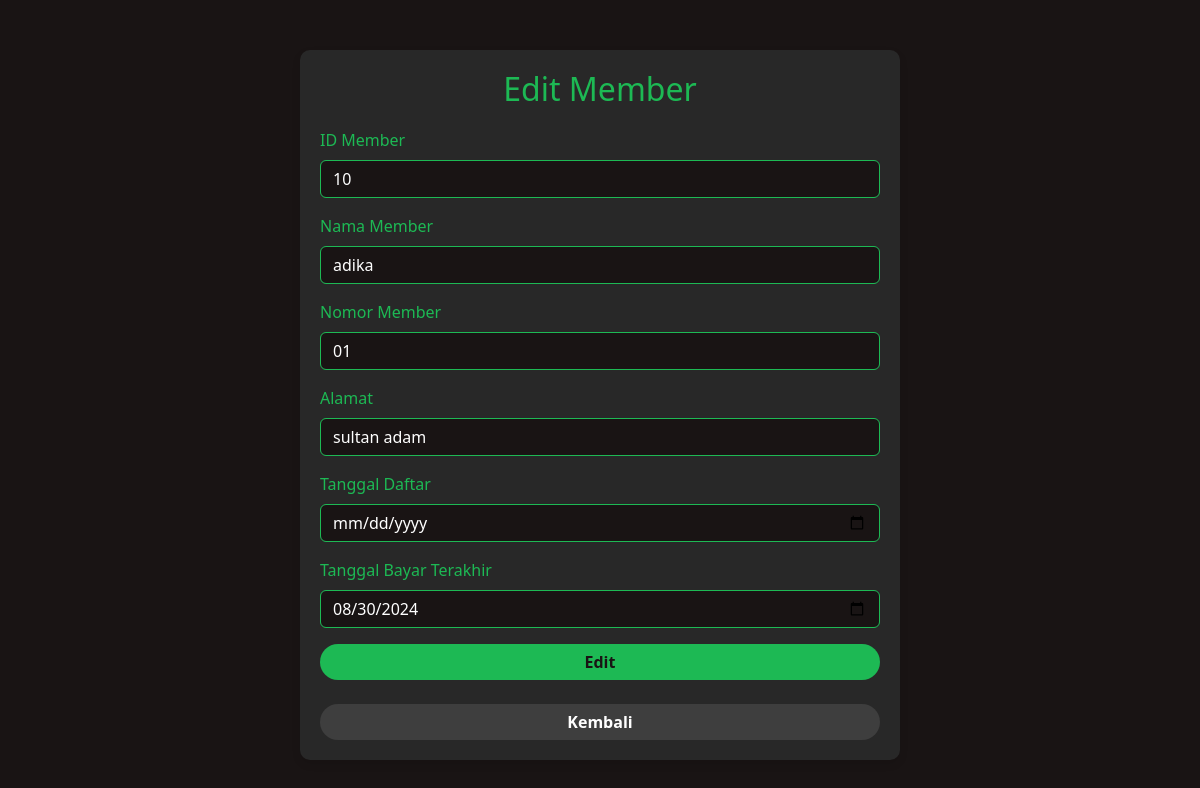
The page /formMember.php?id_member=10 on the database its author committed.
### tables this page shows
CREATE TABLE `member` (
  `id_member` int(11) NOT NULL,
  `nama_member` varchar(250) NOT NULL,
  `nomor_member` varchar(15) NOT NULL,
  `alamat` text NOT NULL,
  `tgl_mendaftar` datetime NOT NULL,
  `tgl_terakhir_bayar` date NOT NULL
);

### formMember.php (the view, shortened to what this page needs)
<?php
    require('model.php');
?>
<!DOCTYPE html>
<html lang="en">
<head>
    <link href="https://cdn.jsdelivr.net/npm/bootstrap@5.3.0/dist/css/bootstrap.min.css" rel="stylesheet">
</head>
<body>
    <div class="container">
        <h2><?php echo (isset($_GET['id_member'])) ? "Edit Member" : "Form Member"; ?></h2>
        <form method="post">
            <?php
                if(isset($_GET['id_member'])) {
                    $sql = "SELECT * FROM member WHERE id_member = " . $_GET['id_member'];
                    $result = mysqli_query($kon, $sql);
                    foreach($result as $res) :
            ?>
                <div class="mb-3">
                    <label for="id_member" class="form-label">ID Member</label>
                    <input type="text" class="form-control" id="id_member" name="id_member" value="<?php echo $res["id_member"]; ?>" required>
                </div>
                <div class="mb-3">
                    <label for="nama" class="form-label">Nama Member</label>
                    <input type="text" class="form-control" id="nama" name="nama" value="<?php echo $res["nama_member"]; ?>" required>
                </div>
                <div class="mb-3">
                    <label for="nomor" class="form-label">Nomor Member</label>
                    <input type="text" class="form-control" id="nomor" name="nomor" value="<?php echo $res["nomor_member"]; ?>" required>
                </div>
                <div class="mb-3">
                    <label for="alamat" class="form-label">Alamat</label>
                    <input type="text" class="form-control" id="alamat" name="alamat" value="<?php echo $res["alamat"]; ?>" required>
                </div>
                <div class="mb-3">
                    <label for="daftar" class="form-label">Tanggal Daftar</label>
                    <input type="date" class="form-control" id="daftar" name="daftar" value="<?php echo $res["tgl_mendaftar"]; ?>" required>
                </div>
                <div class="mb-3">
                    <label for="bayar" class="form-label">Tanggal Bayar Terakhir</label>
                    <input type="date" class="form-control" id="bayar" name="bayar" value="<?php echo $res["tgl_terakhir_bayar"]; ?>" required>
                </div>
                <button type="submit" class="btn btn-primary w-100" name="update">Edit</button>
            <?php
                endforeach;
            } ?>
        </form>
        <br>
        <a href="member.php" class="btn btn-secondary w-100">Kembali</a>
    </div>
</body>
</html>

### formMember.php (style rules this page uses)
body { background-color: #191414; color: #FFFFFF; }
.container { margin-top: 50px; max-width: 600px; background-color: #282828; padding: 20px; border-radius: 10px; box-shadow: 0 4px 8px rgba(0, 0, 0, 0.1); }
h2 { color: #1DB954; text-align: center; margin-bottom: 20px; }
.form-label { color: #1DB954; }
.form-control { background-color: #191414; color: #FFFFFF; border: 1px solid #1DB954; }
.btn-primary { background-color: #1DB954; color: #191414; border: none; border-radius: 25px; font-weight: bold; }
.btn-secondary { background-color: #3e3e3e; color: #FFFFFF; border: none; border-radius: 25px; font-weight: bold; }

### rows shown on the page
member: id_member "10", nama "adika", nomor "01", alamat "sultan adam", bayar "08/30/2024"
